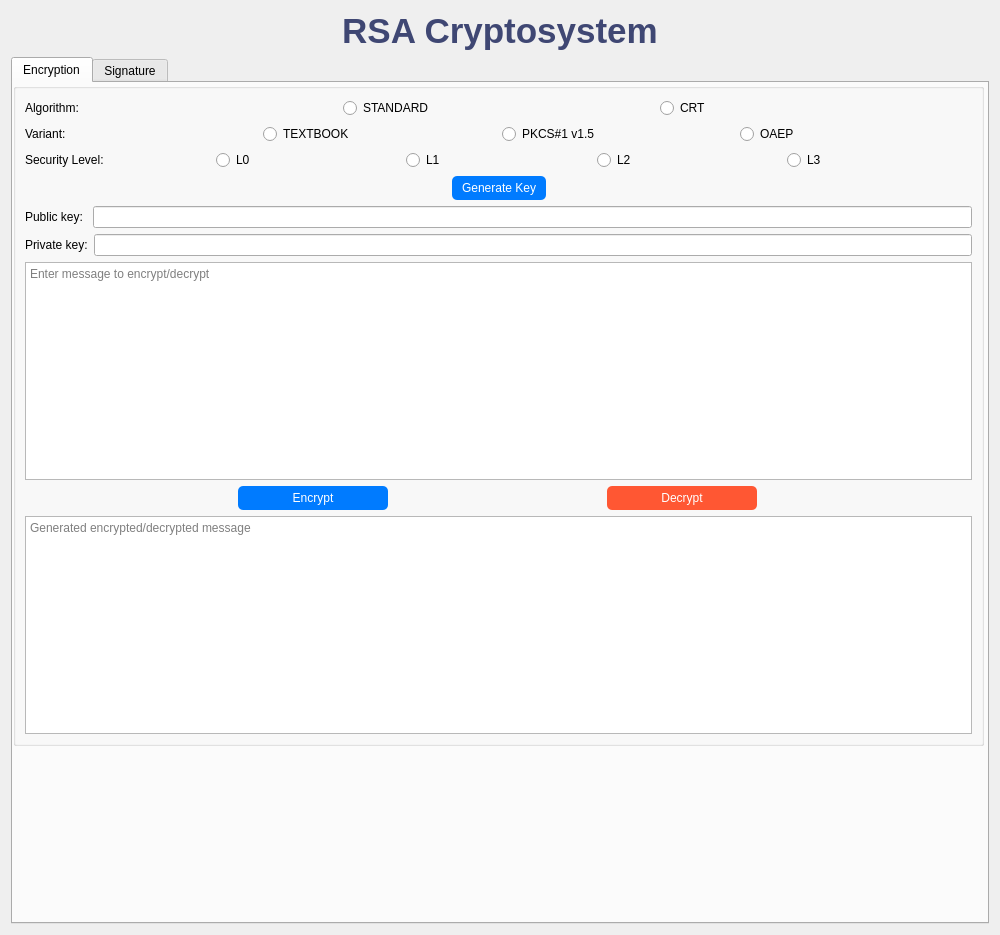
<?xml version="1.0" encoding="UTF-8"?>
<ui version="4.0">
    <class>PKC_Encryption_Schemes</class>
    <widget class="QWidget" name="PKC_Encryption_Schemes">
        <property name="geometry">
            <rect>
                <x>0</x>
                <y>0</y>
                <width>1000</width>
                <height>935</height>
            </rect>
        </property>
        <property name="windowTitle">
            <string>PKC: Encryption Schemes</string>
        </property>
        <layout class="QVBoxLayout" name="mainLayout">
            <item>
                <widget class="QLabel" name="mainTitle">
                    <property name="styleSheet">
                        <string>font-size: 35px; font-weight: bold; color: #3f4773;</string>
                    </property>
                    <property name="text">
                        <string>RSA Cryptosystem</string>
                    </property>
                    <property name="alignment">
                        <set>Qt::AlignCenter</set>
                    </property>
                </widget>
            </item>
            <item>
                <widget class="QTabWidget" name="tabWidget">
                    <property name="currentIndex">
                        <number>0</number>
                    </property>
                    <widget class="QWidget" name="tabEnc">
                        <attribute name="title">
                            <string>Encryption</string>
                        </attribute>
                        <widget class="QGroupBox" name="rsaGroup">
                            <property name="geometry">
                                <rect>
                                    <x>0</x>
                                    <y>0</y>
                                    <width>971</width>
                                    <height>663</height>
                                </rect>
                            </property>
                            <layout class="QVBoxLayout" name="rsaLayout">
                                <item>
                                    <layout class="QHBoxLayout" name="rsaAlgorithmLayout">
                                        <item>
                                            <widget class="QLabel" name="rsaAlgorithmLabel">
                                                <property name="text">
                                                    <string>Algorithm:</string>
                                                </property>
                                            </widget>
                                        </item>
                                        <item>
                                            <widget class="QRadioButton" name="rsaStandardRadioButton">
                                                <property name="text">
                                                    <string>STANDARD</string>
                                                </property>
                                                <attribute name="buttonGroup">
                                                    <string notr="true">selAlgoEnc</string>
                                                </attribute>
                                            </widget>
                                        </item>
                                        <item>
                                            <widget class="QRadioButton" name="rsaCRTRadioButton">
                                                <property name="text">
                                                    <string>CRT</string>
                                                </property>
                                                <attribute name="buttonGroup">
                                                    <string notr="true">selAlgoEnc</string>
                                                </attribute>
                                            </widget>
                                        </item>
                                    </layout>
                                </item>
                                <item>
                                    <layout class="QHBoxLayout" name="rsaVariantLayout">
                                        <item>
                                            <widget class="QLabel" name="rsaVariantLabel">
                                                <property name="text">
                                                    <string>Variant:</string>
                                                </property>
                                            </widget>
                                        </item>
                                        <item>
                                            <widget class="QRadioButton" name="rsaTextbookRadioButton">
                                                <property name="text">
                                                    <string>TEXTBOOK</string>
                                                </property>
                                                <attribute name="buttonGroup">
                                                    <string notr="true">selVarEnc</string>
                                                </attribute>
                                            </widget>
                                        </item>
                                        <item>
                                            <widget class="QRadioButton" name="rsaPKCS1RadioButton">
                                                <property name="text">
                                                    <string>PKCS#1 v1.5</string>
                                                </property>
                                                <attribute name="buttonGroup">
                                                    <string notr="true">selVarEnc</string>
                                                </attribute>
                                            </widget>
                                        </item>
                                        <item>
                                            <widget class="QRadioButton" name="rsaSecureRadioButton">
                                                <property name="text">
                                                    <string>OAEP</string>
                                                </property>
                                                <attribute name="buttonGroup">
                                                    <string notr="true">selVarEnc</string>
                                                </attribute>
                                            </widget>
                                        </item>
                                    </layout>
                                </item>
                                <item>
                                    <layout class="QHBoxLayout" name="rsaSecurityLevelLayout">
                                        <item>
                                            <widget class="QLabel" name="rsaSecurityLevelLabel">
                                                <property name="text">
                                                    <string>Security Level:</string>
                                                </property>
                                            </widget>
                                        </item>
                                        <item>
                                            <widget class="QRadioButton" name="rsaL0RadioButton">
                                                <property name="text">
                                                    <string>L0</string>
                                                </property>
                                                <attribute name="buttonGroup">
                                                    <string notr="true">selSecLevEnc</string>
                                                </attribute>
                                            </widget>
                                        </item>
                                        <item>
                                            <widget class="QRadioButton" name="rsaL1RadioButton">
                                                <property name="text">
                                                    <string>L1</string>
                                                </property>
                                                <attribute name="buttonGroup">
                                                    <string notr="true">selSecLevEnc</string>
                                                </attribute>
                                            </widget>
                                        </item>
                                        <item>
                                            <widget class="QRadioButton" name="rsaL2RadioButton">
                                                <property name="text">
                                                    <string>L2</string>
                                                </property>
                                                <attribute name="buttonGroup">
                                                    <string notr="true">selSecLevEnc</string>
                                                </attribute>
                                            </widget>
                                        </item>
                                        <item>
                                            <widget class="QRadioButton" name="rsaL3RadioButton">
                                                <property name="text">
                                                    <string>L3</string>
                                                </property>
                                                <attribute name="buttonGroup">
                                                    <string notr="true">selSecLevEnc</string>
                                                </attribute>
                                            </widget>
                                        </item>
                                    </layout>
                                </item>
                                <item>
                                    <layout class="QHBoxLayout" name="generateRsaKeyLayout">
                                        <item>
                                            <spacer name="leftSpacer">
                                                <property name="orientation">
                                                    <enum>Qt::Horizontal</enum>
                                                </property>
                                                <property name="sizeType">
                                                    <enum>QSizePolicy::Expanding</enum>
                                                </property>
                                                <property name="sizeHint" stdset="0">
                                                    <size>
                                                        <width>0</width>
                                                        <height>0</height>
                                                    </size>
                                                </property>
                                            </spacer>
                                        </item>
                                        <item>
                                            <widget class="QPushButton" name="btnKeyGenEnc">
                                                <property name="styleSheet">
                                                    <string notr="true">background-color: #007BFF; color: white; padding: 5px 10px; border-radius: 5px;</string>
                                                </property>
                                                <property name="text">
                                                    <string>Generate Key</string>
                                                </property>
                                            </widget>
                                        </item>
                                        <item>
                                            <spacer name="rightSpacer">
                                                <property name="orientation">
                                                    <enum>Qt::Horizontal</enum>
                                                </property>
                                                <property name="sizeType">
                                                    <enum>QSizePolicy::Expanding</enum>
                                                </property>
                                                <property name="sizeHint" stdset="0">
                                                    <size>
                                                        <width>0</width>
                                                        <height>0</height>
                                                    </size>
                                                </property>
                                            </spacer>
                                        </item>
                                    </layout>
                                </item>
                                <item>
                                    <layout class="QHBoxLayout" name="horizontalLayout_3">
                                        <item>
                                            <widget class="QLabel" name="rsaExponentLabel">
                                                <property name="text">
                                                    <string>Public key: </string>
                                                </property>
                                            </widget>
                                        </item>
                                        <item>
                                            <widget class="QLineEdit" name="outputPubKeyEnc">
                                                <property name="readOnly">
                                                    <bool>true</bool>
                                                </property>
                                            </widget>
                                        </item>
                                    </layout>
                                </item>
                                <item>
                                    <layout class="QHBoxLayout" name="horizontalLayout">
                                        <item>
                                            <widget class="QLabel" name="label">
                                                <property name="text">
                                                    <string>Private key:</string>
                                                </property>
                                            </widget>
                                        </item>
                                        <item>
                                            <widget class="QLineEdit" name="outputPrivKeyEnc">
                                                <property name="readOnly">
                                                    <bool>true</bool>
                                                </property>
                                            </widget>
                                        </item>
                                    </layout>
                                </item>
                                <item>
                                    <widget class="QTextEdit" name="inputTextEnc">
                                        <property name="placeholderText">
                                            <string>Enter message to encrypt/decrypt</string>
                                        </property>
                                    </widget>
                                </item>
                                <item>
                                    <layout class="QHBoxLayout" name="encryptDecryptButtonsLayout">
                                        <item>
                                            <widget class="QPushButton" name="btnEncrypt">
                                                <property name="maximumSize">
                                                    <size>
                                                        <width>150</width>
                                                        <height>30</height>
                                                    </size>
                                                </property>
                                                <property name="styleSheet">
                                                    <string>background-color: #007BFF; color: white; padding: 5px 10px; border-radius: 5px;</string>
                                                </property>
                                                <property name="text">
                                                    <string>Encrypt</string>
                                                </property>
                                            </widget>
                                        </item>
                                        <item>
                                            <widget class="QPushButton" name="btnDecrypt">
                                                <property name="maximumSize">
                                                    <size>
                                                        <width>150</width>
                                                        <height>30</height>
                                                    </size>
                                                </property>
                                                <property name="styleSheet">
                                                    <string>background-color: #FF5733; color: white; padding: 5px 10px; border-radius: 5px;</string>
                                                </property>
                                                <property name="text">
                                                    <string>Decrypt</string>
                                                </property>
                                            </widget>
                                        </item>
                                    </layout>
                                </item>
                                <item>
                                    <widget class="QTextEdit" name="outputTextEnc">
                                        <property name="readOnly">
                                            <bool>true</bool>
                                        </property>
                                        <property name="placeholderText">
                                            <string>Generated encrypted/decrypted message</string>
                                        </property>
                                    </widget>
                                </item>
                            </layout>
                        </widget>
                    </widget>
                    <widget class="QWidget" name="tabSig">
                        <attribute name="title">
                            <string>Signature</string>
                        </attribute>
                        <widget class="QGroupBox" name="rsaGroup">
                            <property name="geometry">
                                <rect>
                                    <x>0</x>
                                    <y>0</y>
                                    <width>971</width>
                                    <height>865</height>
                                </rect>
                            </property>
                            <layout class="QVBoxLayout" name="rsaLayout">
                                <item>
                                    <layout class="QHBoxLayout" name="rsaAlgorithmLayout">
                                        <item>
                                            <widget class="QLabel" name="rsaAlgorithmLabel">
                                                <property name="text">
                                                    <string>Algorithm:</string>
                                                </property>
                                            </widget>
                                        </item>
                                        <item>
                                            <widget class="QRadioButton" name="rsaStandardRadioButton">
                                                <property name="text">
                                                    <string>STANDARD</string>
                                                </property>
                                                <attribute name="buttonGroup">
                                                    <string notr="true">selAlgoSig</string>
                                                </attribute>
                                            </widget>
                                        </item>
                                        <item>
                                            <widget class="QRadioButton" name="rsaCRTRadioButton">
                                                <property name="text">
                                                    <string>CRT</string>
                                                </property>
                                                <attribute name="buttonGroup">
                                                    <string notr="true">selAlgoSig</string>
                                                </attribute>
                                            </widget>
                                        </item>
                                    </layout>
                                </item>
                                <item>
                                    <layout class="QHBoxLayout" name="rsaVariantLayout">
                                        <item>
                                            <widget class="QLabel" name="rsaVariantLabel">
                                                <property name="text">
                                                    <string>Variant:</string>
                                                </property>
                                            </widget>
                                        </item>
                                        <item>
                                            <widget class="QRadioButton" name="rsaTextbookRadioButton">
                                                <property name="text">
                                                    <string>TEXTBOOK</string>
                                                </property>
                                                <attribute name="buttonGroup">
                                                    <string notr="true">selVarSig</string>
                                                </attribute>
                                            </widget>
                                        </item>
                                        <item>
                                            <widget class="QRadioButton" name="rsaPKCS1RadioButton">
                                                <property name="text">
                                                    <string>PKCS#1 v1.5</string>
                                                </property>
                                                <attribute name="buttonGroup">
                                                    <string notr="true">selVarSig</string>
                                                </attribute>
                                            </widget>
                                        </item>
                                        <item>
                                            <widget class="QRadioButton" name="rsaSecureRadioButton">
                                                <property name="text">
                                                    <string>PSS</string>
                                                </property>
                                                <attribute name="buttonGroup">
                                                    <string notr="true">selVarSig</string>
                                                </attribute>
                                            </widget>
                                        </item>
                                    </layout>
                                </item>
                                <item>
                                    <layout class="QHBoxLayout" name="rsaSecurityLevelLayout">
                                        <item>
                                            <widget class="QLabel" name="rsaSecurityLevelLabel">
                                                <property name="text">
                                                    <string>Security Level:</string>
                                                </property>
                                            </widget>
                                        </item>
                                        <item>
                                            <widget class="QRadioButton" name="rsaL0RadioButton">
                                                <property name="text">
                                                    <string>L0</string>
                                                </property>
                                                <attribute name="buttonGroup">
                                                    <string notr="true">selSecLevSig</string>
                                                </attribute>
                                            </widget>
                                        </item>
                                        <item>
                                            <widget class="QRadioButton" name="rsaL1RadioButton">
                                                <property name="text">
                                                    <string>L1</string>
                                                </property>
                                                <attribute name="buttonGroup">
                                                    <string notr="true">selSecLevSig</string>
                                                </attribute>
                                            </widget>
                                        </item>
                                        <item>
                                            <widget class="QRadioButton" name="rsaL2RadioButton">
                                                <property name="text">
                                                    <string>L2</string>
                                                </property>
                                                <attribute name="buttonGroup">
                                                    <string notr="true">selSecLevSig</string>
                                                </attribute>
                                            </widget>
                                        </item>
                                        <item>
                                            <widget class="QRadioButton" name="rsaL3RadioButton">
                                                <property name="text">
                                                    <string>L3</string>
                                                </property>
                                                <attribute name="buttonGroup">
                                                    <string notr="true">selSecLevSig</string>
                                                </attribute>
                                            </widget>
                                        </item>
                                    </layout>
                                </item>
                                <item>
                                    <layout class="QHBoxLayout" name="generateRsaKeyLayout">
                                        <item>
                                            <spacer name="leftSpacer">
                                                <property name="orientation">
                                                    <enum>Qt::Horizontal</enum>
                                                </property>
                                                <property name="sizeType">
                                                    <enum>QSizePolicy::Expanding</enum>
                                                </property>
                                                <property name="sizeHint" stdset="0">
                                                    <size>
                                                        <width>0</width>
                                                        <height>0</height>
                                                    </size>
                                                </property>
                                            </spacer>
                                        </item>
                                        <item>
                                            <widget class="QPushButton" name="btnKeyGenSig">
                                                <property name="styleSheet">
                                                    <string notr="true">background-color: #007BFF; color: white; padding: 5px 10px; border-radius: 5px;</string>
                                                </property>
                                                <property name="text">
                                                    <string>Generate Key</string>
                                                </property>
                                            </widget>
                                        </item>
                                        <item>
                                            <spacer name="rightSpacer">
                                                <property name="orientation">
                                                    <enum>Qt::Horizontal</enum>
                                                </property>
                                                <property name="sizeType">
                                                    <enum>QSizePolicy::Expanding</enum>
                                                </property>
                                                <property name="sizeHint" stdset="0">
                                                    <size>
                                                        <width>0</width>
                                                        <height>0</height>
                                                    </size>
                                                </property>
                                            </spacer>
                                        </item>
                                    </layout>
                                </item>
                                <item>
                                    <layout class="QHBoxLayout" name="horizontalLayout_2">
                                        <item>
                                            <widget class="QLabel" name="rsaExponentLabel">
                                                <property name="minimumSize">
                                                    <size>
                                                        <width>0</width>
                                                        <height>0</height>
                                                    </size>
                                                </property>
                                                <property name="text">
                                                    <string>Public key: </string>
                                                </property>
                                            </widget>
                                        </item>
                                        <item>
                                            <widget class="QLineEdit" name="outputPubKeySig">
                                                <property name="readOnly">
                                                    <bool>true</bool>
                                                </property>
                                            </widget>
                                        </item>
                                    </layout>
                                </item>
                                <item>
                                    <layout class="QHBoxLayout" name="horizontalLayout">
                                        <item>
                                            <widget class="QLabel" name="label">
                                                <property name="minimumSize">
                                                    <size>
                                                        <width>0</width>
                                                        <height>0</height>
                                                    </size>
                                                </property>
                                                <property name="text">
                                                    <string>Private key:</string>
                                                </property>
                                            </widget>
                                        </item>
                                        <item>
                                            <widget class="QLineEdit" name="outputPrivKeySig">
                                                <property name="readOnly">
                                                    <bool>true</bool>
                                                </property>
                                            </widget>
                                        </item>
                                    </layout>
                                </item>
                                <item>
                                    <widget class="QTextEdit" name="inputTextSig">
                                        <property name="placeholderText">
                                            <string>Enter message to sign/verify</string>
                                        </property>
                                    </widget>
                                </item>
                                <item>
                                    <widget class="QTextEdit" name="inputSig">
                                        <property name="placeholderText">
                                            <string>Enter signature (for verification only)</string>
                                        </property>
                                    </widget>
                                </item>
                                <item>
                                    <layout class="QHBoxLayout" name="encryptDecryptButtonsLayout">
                                        <item>
                                            <widget class="QPushButton" name="btnSign">
                                                <property name="maximumSize">
                                                    <size>
                                                        <width>150</width>
                                                        <height>30</height>
                                                    </size>
                                                </property>
                                                <property name="styleSheet">
                                                    <string>background-color: #007BFF; color: white; padding: 5px 10px; border-radius: 5px;</string>
                                                </property>
                                                <property name="text">
                                                    <string>Sign</string>
                                                </property>
                                            </widget>
                                        </item>
                                        <item>
                                            <widget class="QPushButton" name="btnVerify">
                                                <property name="maximumSize">
                                                    <size>
                                                        <width>150</width>
                                                        <height>30</height>
                                                    </size>
                                                </property>
                                                <property name="styleSheet">
                                                    <string>background-color: #FF5733; color: white; padding: 5px 10px; border-radius: 5px;</string>
                                                </property>
                                                <property name="text">
                                                    <string>Verify</string>
                                                </property>
                                            </widget>
                                        </item>
                                    </layout>
                                </item>
                                <item>
                                    <widget class="QTextEdit" name="outputTextSig">
                                        <property name="readOnly">
                                            <bool>true</bool>
                                        </property>
                                        <property name="placeholderText">
                                            <string>Generated signature/verification result</string>
                                        </property>
                                    </widget>
                                </item>
                            </layout>
                        </widget>
                    </widget>
                </widget>
            </item>
        </layout>
    </widget>
    <resources/>
    <connections/>
    <buttongroups>
        <buttongroup name="selAlgoSig"/>
        <buttongroup name="selSecLevEnc"/>
        <buttongroup name="selVarSig"/>
        <buttongroup name="selVarEnc"/>
        <buttongroup name="selSecLevSig"/>
        <buttongroup name="selAlgoEnc"/>
    </buttongroups>
</ui>
